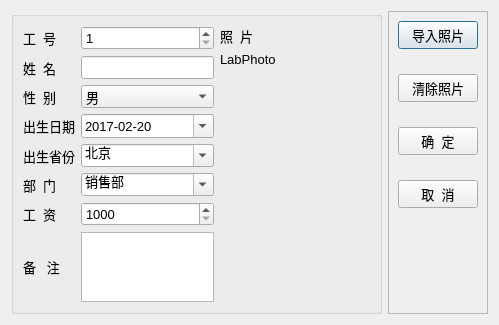
<?xml version="1.0" encoding="UTF-8"?>
<ui version="4.0">
 <class>QWDialogData</class>
 <widget class="QDialog" name="QWDialogData">
  <property name="geometry">
   <rect>
    <x>0</x>
    <y>0</y>
    <width>499</width>
    <height>324</height>
   </rect>
  </property>
  <property name="font">
   <font>
    <pointsize>10</pointsize>
   </font>
  </property>
  <property name="windowTitle">
   <string>编辑记录</string>
  </property>
  <layout class="QHBoxLayout" name="horizontalLayout_2">
   <item>
    <widget class="QGroupBox" name="groupBox_2">
     <property name="title">
      <string/>
     </property>
     <layout class="QHBoxLayout" name="horizontalLayout">
      <item>
       <layout class="QGridLayout" name="gridLayout">
        <item row="6" column="0">
         <widget class="QLabel" name="label_12">
          <property name="text">
           <string>工  资</string>
          </property>
          <property name="buddy">
           <cstring>spinSalary</cstring>
          </property>
         </widget>
        </item>
        <item row="1" column="1">
         <widget class="QLineEdit" name="editName"/>
        </item>
        <item row="4" column="0">
         <widget class="QLabel" name="label_7">
          <property name="text">
           <string>出生省份</string>
          </property>
          <property name="buddy">
           <cstring>comboProvince</cstring>
          </property>
         </widget>
        </item>
        <item row="2" column="1">
         <widget class="QComboBox" name="comboSex">
          <item>
           <property name="text">
            <string>男</string>
           </property>
          </item>
          <item>
           <property name="text">
            <string>女</string>
           </property>
          </item>
         </widget>
        </item>
        <item row="3" column="0">
         <widget class="QLabel" name="label_5">
          <property name="text">
           <string>出生日期</string>
          </property>
          <property name="buddy">
           <cstring>editBirth</cstring>
          </property>
         </widget>
        </item>
        <item row="3" column="1">
         <widget class="QDateEdit" name="editBirth">
          <property name="displayFormat">
           <string>yyyy-MM-dd</string>
          </property>
          <property name="calendarPopup">
           <bool>true</bool>
          </property>
          <property name="date">
           <date>
            <year>2017</year>
            <month>2</month>
            <day>20</day>
           </date>
          </property>
         </widget>
        </item>
        <item row="4" column="1">
         <widget class="QComboBox" name="comboProvince">
          <property name="editable">
           <bool>true</bool>
          </property>
          <property name="currentText">
           <string>北京</string>
          </property>
          <item>
           <property name="text">
            <string>北京</string>
           </property>
          </item>
          <item>
           <property name="text">
            <string>上海</string>
           </property>
          </item>
          <item>
           <property name="text">
            <string>天津</string>
           </property>
          </item>
          <item>
           <property name="text">
            <string>重庆</string>
           </property>
          </item>
          <item>
           <property name="text">
            <string>安徽</string>
           </property>
          </item>
          <item>
           <property name="text">
            <string>河北</string>
           </property>
          </item>
          <item>
           <property name="text">
            <string>河南</string>
           </property>
          </item>
          <item>
           <property name="text">
            <string>湖北</string>
           </property>
          </item>
          <item>
           <property name="text">
            <string>湖南</string>
           </property>
          </item>
          <item>
           <property name="text">
            <string>山西</string>
           </property>
          </item>
          <item>
           <property name="text">
            <string>山东</string>
           </property>
          </item>
          <item>
           <property name="text">
            <string>陕西</string>
           </property>
          </item>
          <item>
           <property name="text">
            <string>江苏</string>
           </property>
          </item>
          <item>
           <property name="text">
            <string>江西</string>
           </property>
          </item>
         </widget>
        </item>
        <item row="5" column="0">
         <widget class="QLabel" name="label_6">
          <property name="text">
           <string>部  门</string>
          </property>
          <property name="buddy">
           <cstring>comboDep</cstring>
          </property>
         </widget>
        </item>
        <item row="5" column="1">
         <widget class="QComboBox" name="comboDep">
          <property name="editable">
           <bool>true</bool>
          </property>
          <property name="currentText">
           <string>销售部</string>
          </property>
          <item>
           <property name="text">
            <string>销售部</string>
           </property>
          </item>
          <item>
           <property name="text">
            <string>技术部</string>
           </property>
          </item>
          <item>
           <property name="text">
            <string>生产部</string>
           </property>
          </item>
          <item>
           <property name="text">
            <string>行政部</string>
           </property>
          </item>
         </widget>
        </item>
        <item row="6" column="1">
         <widget class="QSpinBox" name="spinSalary">
          <property name="prefix">
           <string/>
          </property>
          <property name="minimum">
           <number>1000</number>
          </property>
          <property name="maximum">
           <number>50000</number>
          </property>
          <property name="singleStep">
           <number>100</number>
          </property>
          <property name="value">
           <number>1000</number>
          </property>
         </widget>
        </item>
        <item row="7" column="1">
         <widget class="QPlainTextEdit" name="editMemo">
          <property name="maximumSize">
           <size>
            <width>16777215</width>
            <height>16777215</height>
           </size>
          </property>
         </widget>
        </item>
        <item row="7" column="0">
         <widget class="QLabel" name="label_9">
          <property name="text">
           <string>备   注</string>
          </property>
          <property name="buddy">
           <cstring>editMemo</cstring>
          </property>
         </widget>
        </item>
        <item row="1" column="0">
         <widget class="QLabel" name="label_2">
          <property name="text">
           <string>姓  名</string>
          </property>
          <property name="buddy">
           <cstring>editName</cstring>
          </property>
         </widget>
        </item>
        <item row="0" column="1">
         <widget class="QSpinBox" name="spinEmpNo">
          <property name="minimum">
           <number>1</number>
          </property>
          <property name="maximum">
           <number>10000</number>
          </property>
         </widget>
        </item>
        <item row="0" column="0">
         <widget class="QLabel" name="label">
          <property name="text">
           <string>工  号</string>
          </property>
          <property name="buddy">
           <cstring>spinEmpNo</cstring>
          </property>
         </widget>
        </item>
        <item row="2" column="0">
         <widget class="QLabel" name="label_3">
          <property name="text">
           <string>性  别</string>
          </property>
          <property name="buddy">
           <cstring>comboSex</cstring>
          </property>
         </widget>
        </item>
       </layout>
      </item>
      <item>
       <layout class="QVBoxLayout" name="verticalLayout">
        <item>
         <widget class="QLabel" name="label_13">
          <property name="text">
           <string>照  片</string>
          </property>
         </widget>
        </item>
        <item>
         <widget class="QLabel" name="LabPhoto">
          <property name="minimumSize">
           <size>
            <width>150</width>
            <height>0</height>
           </size>
          </property>
          <property name="maximumSize">
           <size>
            <width>350</width>
            <height>16777215</height>
           </size>
          </property>
          <property name="text">
           <string>LabPhoto</string>
          </property>
         </widget>
        </item>
        <item>
         <spacer name="verticalSpacer">
          <property name="orientation">
           <enum>Qt::Vertical</enum>
          </property>
          <property name="sizeHint" stdset="0">
           <size>
            <width>20</width>
            <height>40</height>
           </size>
          </property>
         </spacer>
        </item>
       </layout>
      </item>
     </layout>
    </widget>
   </item>
   <item>
    <widget class="QFrame" name="frame">
     <property name="frameShape">
      <enum>QFrame::StyledPanel</enum>
     </property>
     <property name="frameShadow">
      <enum>QFrame::Raised</enum>
     </property>
     <layout class="QVBoxLayout" name="verticalLayout_2">
      <property name="spacing">
       <number>25</number>
      </property>
      <item>
       <widget class="QPushButton" name="btnSetPhoto">
        <property name="text">
         <string>导入照片</string>
        </property>
        <property name="icon">
         <iconset resource="res.qrc">
          <normaloff>:/icons/images/00.JPG</normaloff>:/icons/images/00.JPG</iconset>
        </property>
       </widget>
      </item>
      <item>
       <widget class="QPushButton" name="btnClearPhoto">
        <property name="text">
         <string>清除照片</string>
        </property>
        <property name="icon">
         <iconset resource="res.qrc">
          <normaloff>:/icons/images/103.bmp</normaloff>:/icons/images/103.bmp</iconset>
        </property>
       </widget>
      </item>
      <item>
       <widget class="QPushButton" name="btnOK">
        <property name="text">
         <string>确  定</string>
        </property>
        <property name="icon">
         <iconset resource="res.qrc">
          <normaloff>:/icons/images/322.bmp</normaloff>:/icons/images/322.bmp</iconset>
        </property>
       </widget>
      </item>
      <item>
       <widget class="QPushButton" name="btnClose">
        <property name="text">
         <string>取  消</string>
        </property>
        <property name="icon">
         <iconset resource="res.qrc">
          <normaloff>:/icons/images/324.bmp</normaloff>:/icons/images/324.bmp</iconset>
        </property>
       </widget>
      </item>
      <item>
       <spacer name="verticalSpacer_2">
        <property name="orientation">
         <enum>Qt::Vertical</enum>
        </property>
        <property name="sizeHint" stdset="0">
         <size>
          <width>20</width>
          <height>40</height>
         </size>
        </property>
       </spacer>
      </item>
     </layout>
    </widget>
   </item>
  </layout>
 </widget>
 <resources>
  <include location="res.qrc"/>
 </resources>
 <connections>
  <connection>
   <sender>btnClose</sender>
   <signal>clicked()</signal>
   <receiver>QWDialogData</receiver>
   <slot>reject()</slot>
   <hints>
    <hint type="sourcelabel">
     <x>530</x>
     <y>230</y>
    </hint>
    <hint type="destinationlabel">
     <x>294</x>
     <y>205</y>
    </hint>
   </hints>
  </connection>
  <connection>
   <sender>btnOK</sender>
   <signal>clicked()</signal>
   <receiver>QWDialogData</receiver>
   <slot>accept()</slot>
   <hints>
    <hint type="sourcelabel">
     <x>530</x>
     <y>173</y>
    </hint>
    <hint type="destinationlabel">
     <x>294</x>
     <y>205</y>
    </hint>
   </hints>
  </connection>
 </connections>
</ui>
